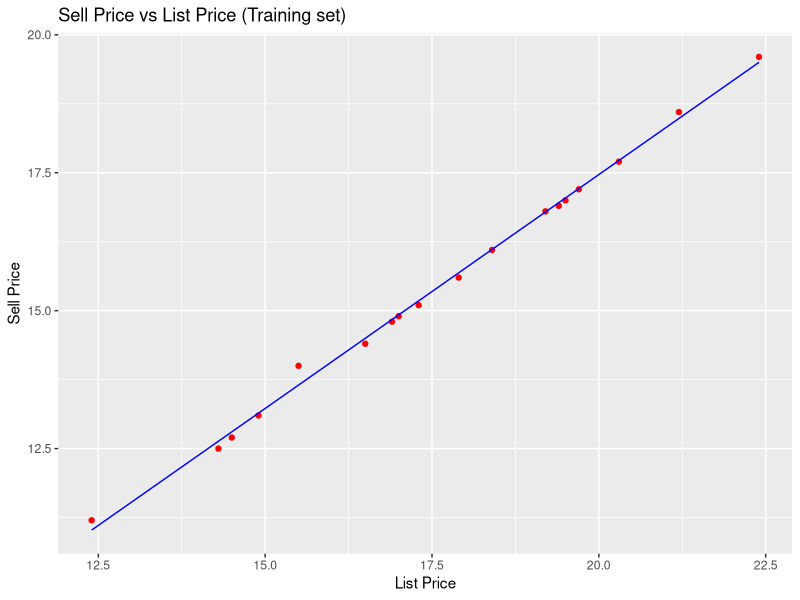
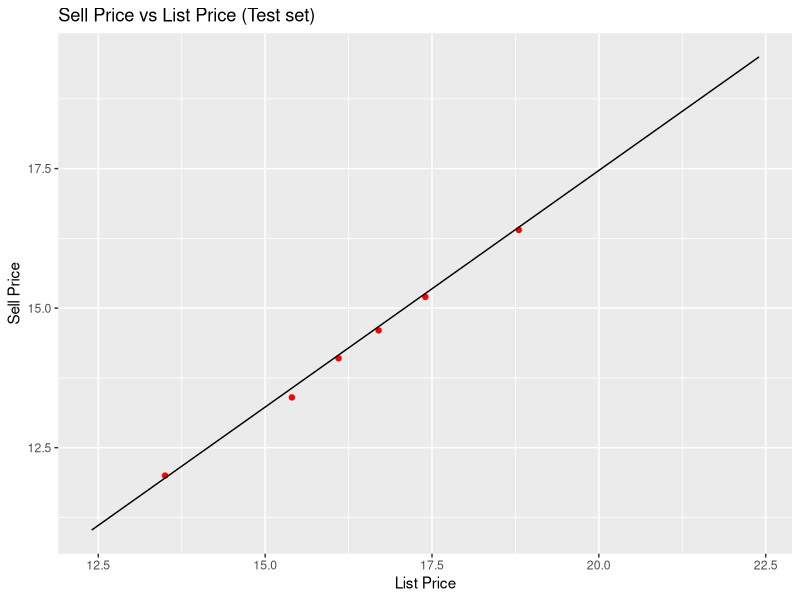

Here is the R script that generated these plots, in order:
dataset = read.csv('Dealership_Data.csv')

library(caTools)
set.seed(123)

split = sample.split(dataset$Sell.Price, SplitRatio = 0.75)
training_set = subset(dataset, split == TRUE)
test_set = subset(dataset, split == FALSE)

# Fitting Multiple Linear Regression to the Training set
# we do not need to include the independent variable in the formula because it is already in the dataset
# but we need to include the dependent variable because it is not in the dataset
regressor = lm(formula = Sell.Price ~ List.Price, data = training_set)

# Predicting the Test set results
# newdata is the test set
# this new data is not in the training set
y_pred = predict(regressor, newdata = test_set)

# Visualising the Training set results
library(ggplot2)
ggplot() +
    geom_point(aes(x = training_set$List.Price, y = training_set$Sell.Price),
                 colour = 'red')+
    geom_line(aes(x = training_set$List.Price, y = predict(regressor, newdata = training_set)),
                colour = 'blue') +
    ggtitle('Sell Price vs List Price (Training set)') +
    xlab('List Price') +
    ylab('Sell Price')

# Visualising the Test set results
library(ggplot2)
ggplot() +
    geom_point(aes(x = test_set$List.Price, y = test_set$Sell.Price),
                 colour = 'red') +
    geom_line(aes(x = training_set$List.Price, y = predict(regressor, newdata = training_set)),
                colour = 'black') +
    ggtitle('Sell Price vs List Price (Test set)') +
    xlab('List Price') +
    ylab('Sell Price')

    # regressor is a linear model
    # new data is the test set


print(predict(regressor, newdata = data.frame('List Price' = 20)))
#

# slope and intercept
print(regressor$coefficients)
